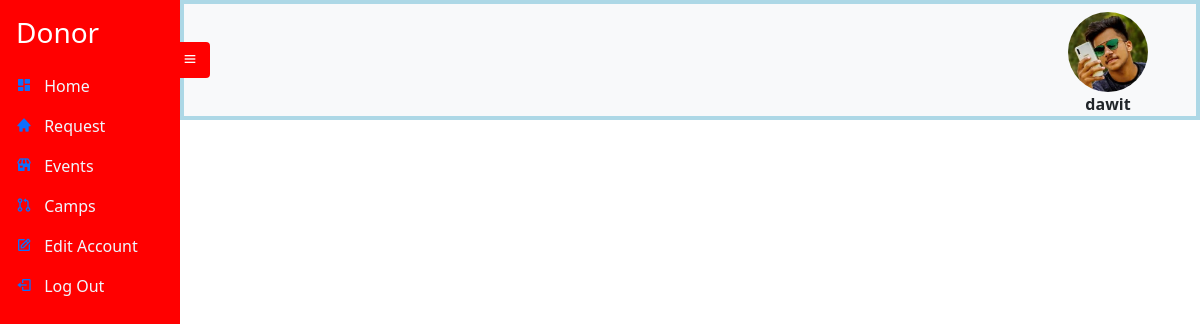
/donor/ (signed in), run on the app's committed database.
### Donor/models.py (models this page shows, shortened)
class Donor(models.Model):
    Donor_id =  models.UUIDField(default=uuid.uuid4, unique=True,
                          primary_key=True, editable=False)
    Account_id = models.OneToOneField(Account , on_delete=models.CASCADE ,null=True , blank=True)
    Donorname = models.CharField(max_length=20 , null=True , blank=True)
    DateOfBirth = models.DateTimeField(max_length=6, null=True , blank=True)
    Bloodgroup= models.CharField(max_length=10, null=True , blank=True , choices=blood_group)
    Address_id = models.OneToOneField(Address, on_delete=models.CASCADE , null=True , blank=True)
    Gender = models.CharField(max_length=10, null=True , blank=True)
    Age = models.IntegerField()
    Nationality = models.CharField(max_length=10, null=True , blank=True)
    Height = models.FloatField(max_length=10, null=True , blank=True)
    Weight = models.FloatField(max_length=10, null=True , blank=True)
    BMS = models.FloatField(max_length=10 , null=True , blank=True)
    BloodPressure = models.CharField(max_length=10 ,  null=True , blank=True)
    ProfilePic= models.FileField(null=True, blank=True, upload_to='profilepic/', default="profilepic/defaultprofile.jpeg")

### UserAccount/models.py (models this page shows, shortened)
class Account(AbstractUser):
    Role = models.CharField(max_length=25, null=True , blank=True)

### Donor/views.py (the view)
# urls.py: path('donor/', views.Donors, name='donor'),
def Donors(request):
    context = {'user':request.user , 'donor':DonorState(request)['donor']}
    return render(request , 'donor/donor.html' , context)

### Donor/views.py (called while the page is built)
def DonorState(request):
    donor = request.user
    context = {'donor': Donor.objects.get(Account_id = donor.id) }
    return context

### templates/donor/donor.html (shortened to what this page needs)
{% extends 'sidebarbase.html' %}
{% block content1 %}
<div
      class="side-navbar active-nav d-flex justify-content-between flex-wrap flex-column"
      id="sidebar"
    >
      <ul class="nav flex-column text-white w-100">
        <a href="{% url 'donordashbord' 'notall' %}" class="nav-link h3 text-white my-2">
          Donor
        </a>
        <li class="nav-link">
          <i class="bx bxs-dashboard"></i>
          <span class="mx-2" ><a class="inner-anchor"  href="{% url 'donordashbord' 'notall' %}"> Home</a></span>
        </li>
        <li class="nav-link">
          <i class="bx bxs-home"></i>
          <span class="mx-2" ><a class="inner-anchor" href="{% url 'donationrequest' 'notall' %}"> Request</a></span>
        </li>
        <li class="nav-link">
          <i class="bx bxs-store"></i>
          <span class="mx-2" ><a class="inner-anchor" href="{% url 'getevent' 'notall' %}"> Events </a></span>
        </li>
        <li class="nav-link">
          <i class="bx bx-git-pull-request"></i>
          <span class="mx-2" ><a class="inner-anchor" href="#"> Camps</a></span>
        </li>
        <li class="nav-link">
          <i class="bx bx-edit"></i>
          <span class="mx-2" ><a class="inner-anchor" href="{% url 'donoreditpassword'  %}"> Edit Account</a></span>
        </li>
        <li class="nav-link">
          <i class="bx bx-log-out"></i>
          <span class="mx-2" ><a class="inner-anchor" href="{% url 'logout' %}" > Log Out </a></span>
        </li>
      </ul>
    </div>
    <div class="p-1 my-container active-cont" style="background-color:lightblue">
      <nav class="navbar top-navbar navbar-light bg-light px-5">
        <a class="btn border-0" id="menu-btn"><i class="bx bx-menu"></i></a>
        <figure id="image">
          <img src="/static/images/{{ donor.ProfilePic }}" style="height: 80px;
          width: 80px;
          border-radius: 50%; " >
          <figcaption style="text-align: center;"><b>{{user.username}}</b></figcaption>
        </figure>
              </nav>
{% endblock %}

### static/styles/sidebar.css (style rules this page uses)
* { margin: 0; padding: 0; box-sizing: border-box; }
body { min-height: 100vh; background-color: #fff; }
.side-navbar { width: 180px; height: 100%; position: fixed; margin-left: -300px; background-color: red; transition: 0.5s; }
.my-container { transition: 0.4s; }
.active-nav { margin-left: 0; }
.active-cont { margin-left: 180px; }
#menu-btn { background-color: red ; color: #fff; margin-left: -62px; }
#image { max-width: 300px; height: 80px; border-radius: 50%; top: 10px; right: 0px; }
.inner-anchor { color: aliceblue; text-decoration: black; }

### data on the page
Donor: ProfilePic (picture)
Account: username "dawit"
